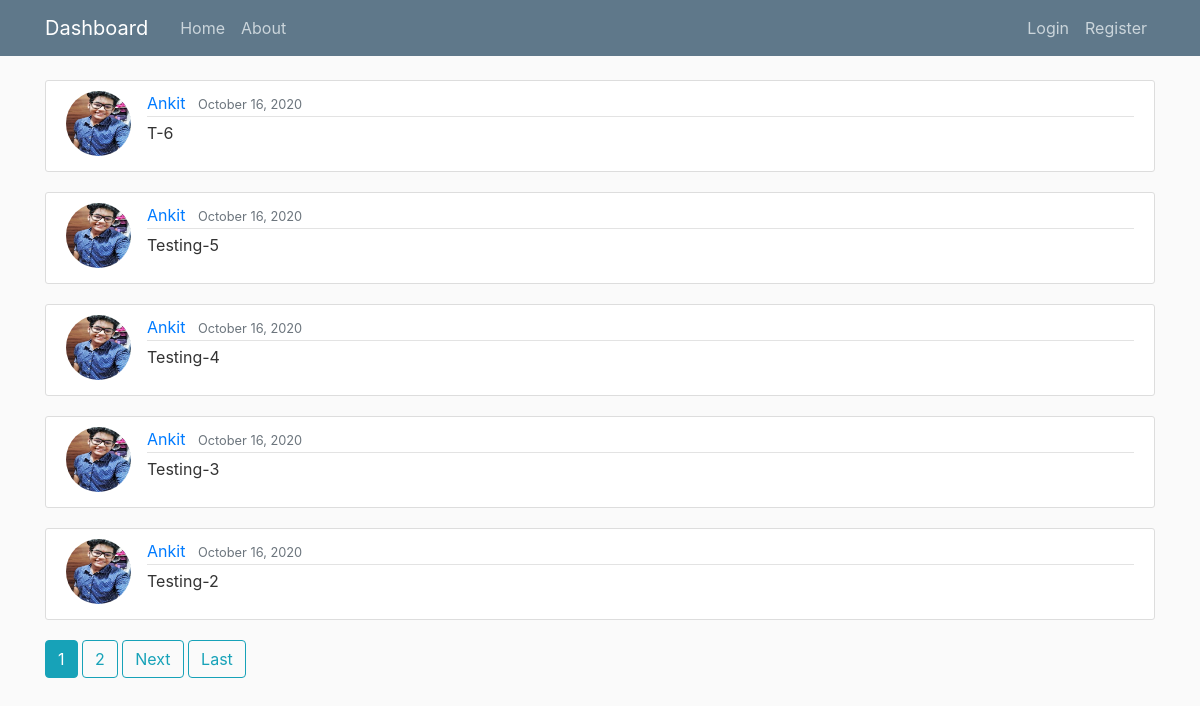
The app's page /company/Google, older data.
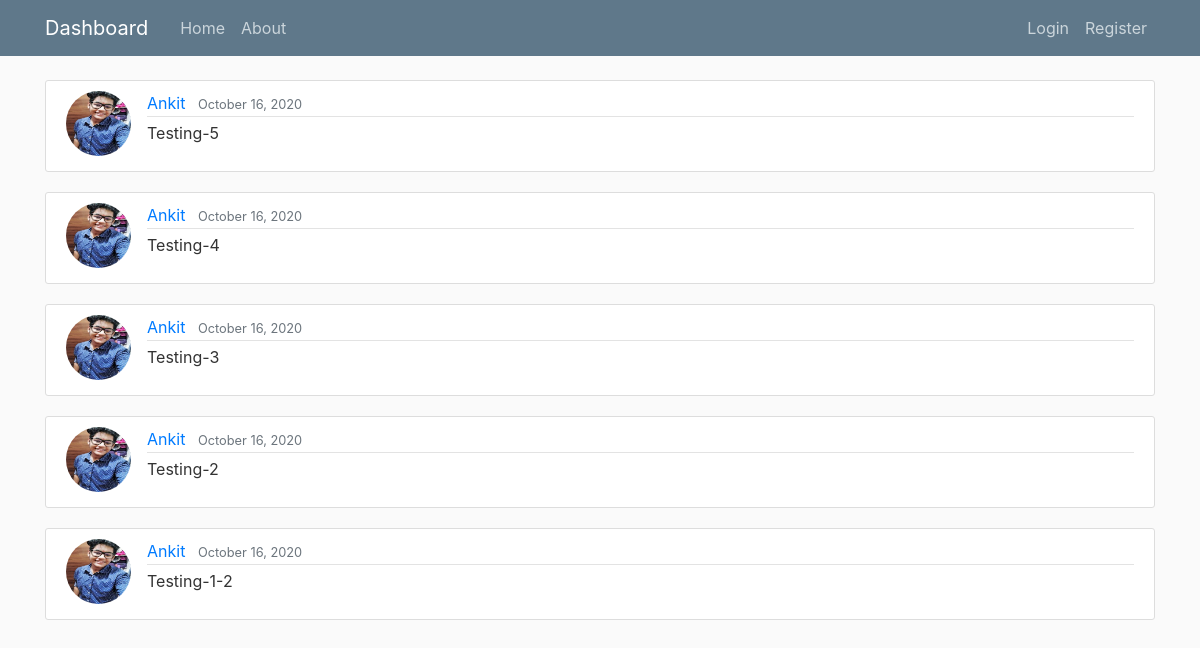
The same page, newer data.
### TPO/models.py (models this page shows, shortened)
class Query(models.Model):
    content = models.TextField()
    date_posted = models.DateTimeField(default=timezone.now)
    student = models.ForeignKey(User, on_delete=models.CASCADE, blank= True, null=True)
    company = models.ForeignKey(Company, on_delete=models.CASCADE, blank= True, null=True)

### users/models.py (models this page shows, shortened)
class Profile(models.Model):
    user = models.OneToOneField(User , on_delete = models.CASCADE)
    year = (('FE','First Year'),('SE','Second Year'),('TE','Third Year'),('BE','Final Year'))
    branch = (('CS','Computer Science'),('IT','Information Technology'),('EXTC','Electronics and Telecommunication'),('ETRX','Electronics'))
    FirstName = models.CharField(max_length = 100, default="")
    LastName = models.CharField(max_length=100,default="")
    Contact = models.DecimalField(decimal_places = 0 ,max_digits=10,default=0)
    CollegeName = models.CharField(max_length = 100,default="")
    CollegeID = models.DecimalField(decimal_places = 0 ,max_digits=10,default=0)
    Year = models.CharField(max_length=10, choices = year,default="FE" )
    Branch = models.CharField(max_length=10, choices = branch,default="CS" )
    CGPA = models.DecimalField(decimal_places=2, default=8, max_digits=4)
    image = models.ImageField(default = 'default.jpg', upload_to = 'profilepics')
    Resume = models.FileField(default = 'Sample.pdf', upload_to = 'Resume')

### TPO/views.py (the view)
# urls.py: path('company/<str:title>', CompanyQueryListView.as_view() , name = 'company-queries'),
class CompanyQueryListView(ListView):
    model = Query
    template_name = 'TPO/company_queries.html' #<app><model>_<viewtype>.html
    context_object_name = 'queries'
    paginate_by = 5
    def get_queryset(self):
        company = get_object_or_404(Company, title = self.kwargs.get('title'))
        return Query.objects.filter(company=company).order_by('-date_posted')

### TPO/templates/TPO/company_queries.html (shortened to what this page needs)
{% extends 'TPO/base.html'%}
{% block content %}
  {% for query in queries%}
    <article class="media content-section">
    <img class = "rounded-circle article-img" src = "{{ query.student.profile.image.url }}"">
      <div class="media-body">
        <div class="article-metadata">
          <a class="mr-2" href="">{{ query.student }}</a>
          <small class="text-muted">{{ query.date_posted|date:"F d, Y" }}</small>
        </div>
        <p class="article-content">{{ query.content }}</p>
      </div>
    </article>
  {% endfor %}
  {% if is_paginated %}
    {% for num in page_obj.paginator.page_range %}
      {% if page_obj.number == num%}
        <a class="btn btn-info mb-4" href = "?page={{ num }}">{{ num }}</a>
      {% elif num > page_obj.number|add:'-3' and num < page_obj.number|add:'+3' %}
        <a class="btn btn-outline-info mb-4" href = "?page={{ num }}">{{ num }}</a>
      {% endif %}
    {% endfor %}
    {% if page_obj.has_next %}
      <a class="btn btn-outline-info mb-4" href = "?page={{ page_obj.next_page_number}}">Next</a>
      <a class="btn btn-outline-info mb-4" href = "?page={{ page_obj.paginator.num_pages }}">Last</a>
    {% endif %}
  {% endif %}
{% endblock content %}

### TPO/templates/TPO/base.html (shortened to what this page needs)
{% load static%}
<html>
    <head>
        <link rel="stylesheet" href="https://maxcdn.bootstrapcdn.com/bootstrap/4.0.0/css/bootstrap.min.css">
        <link rel="stylesheet" type="text/css" href="{% static 'TPO/main.css' %}">
    </head>
    <body>
        <header class="site-header">
            <nav class="navbar navbar-expand-md navbar-dark bg-steel fixed-top">
              <div class="container">
                <a class="navbar-brand mr-4" href="{% url 'TPO-dashboard' %}">Dashboard</a>
                <div class="collapse navbar-collapse" id="navbarToggle">
                  <div class="navbar-nav mr-auto">
                    <a class="nav-item nav-link" href="{% url 'TPO-home' %}">Home</a>
                    <a class="nav-item nav-link" href="{% url 'TPO-about' %}">About</a>
                  </div>
                  <div class="navbar-nav">
                    {% if user.is_authenticated %}
                      <a class="nav-item nav-link" href="{% url 'TPO-analytics' %}" >Analytics</a>
                      <a class="nav-item nav-link" href="https://www.interviewbit.com/practice/" target="_blank" >Practise</a>
                      <a class="nav-item nav-link" href="{% url 'profile' %}">Profile</a>
                      <a class="nav-item nav-link" href="{% url 'logout' %}">Logout</a>
                    {% else %}
                      <a class="nav-item nav-link" href="{% url 'login' %}">Login</a>
                      <a class="nav-item nav-link" href="{% url 'register' %}">Register</a>
                    {% endif%}
                  </div>
                </div>
              </div>
            </nav>
          </header>
        <main role="main" class="container">
            {% block content %}{% endblock %}
        </main>
    </body>
</html>

### TPO/static/TPO/main.css (style rules this page uses)
body { background: #fafafa; color: #333333; margin-top: 5rem; }
.bg-steel { background-color: #5f788a; }
.site-header .navbar-nav .nav-link { color: #cbd5db; }
.content-section { background: #ffffff; padding: 10px 20px; border: 1px solid #dddddd; border-radius: 3px; margin-bottom: 20px; }
.article-content { white-space: pre-line; }
.article-img { height: 65px; width: 65px; margin-right: 16px; }
.article-metadata { padding-bottom: 1px; margin-bottom: 4px; border-bottom: 1px solid #e3e3e3 }

Row changes from the older to the newer data that the page shows:
removed Query: student.profile.image (picture), student "Ankit", date_posted "October 16, 2020", content "T-6"
now on this page (row unchanged): Query: student.profile.image (picture), student "Ankit", date_posted "October 16, 2020", content "Testing-1-2"
Text that changed along with them:
list line gone: "1"
list line gone: "2"
text no longer shown: "Next Last"
